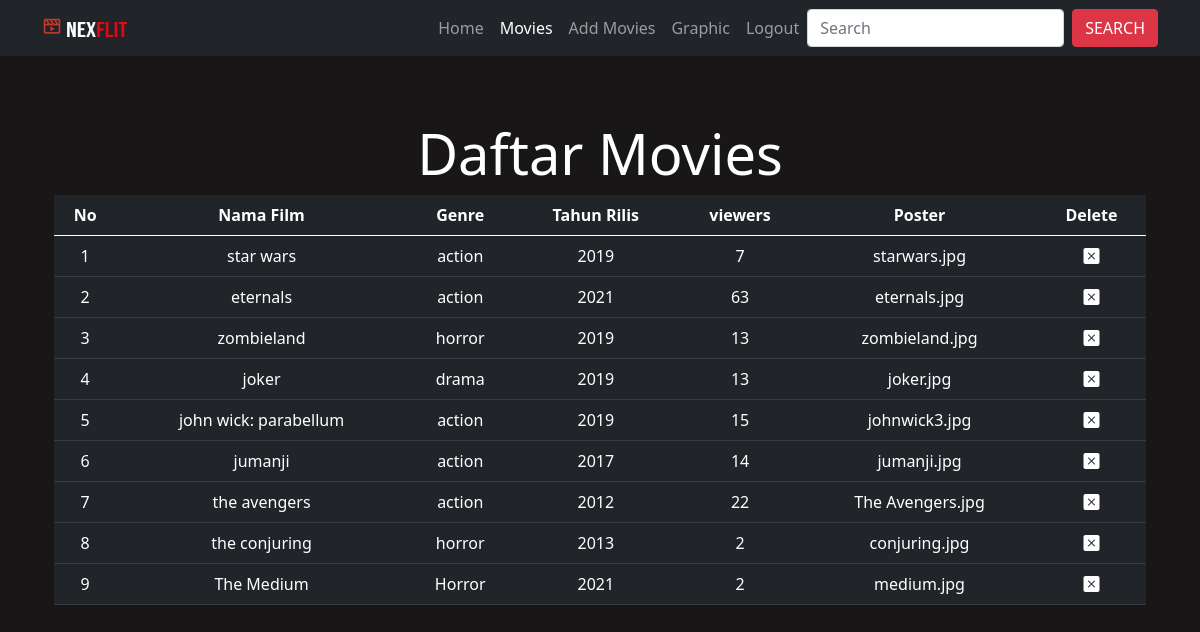
/movie-list.php (signed in), run on the app's committed database.
### tables this page shows
CREATE TABLE `movies` (
  `mid` int(10) NOT NULL,
  `name` varchar(30) NOT NULL,
  `genre` varchar(20) NOT NULL,
  `rdate` varchar(5) NOT NULL,
  `viewers` int(10) DEFAULT 1,
  `imgpath` varchar(50) NOT NULL,
  `videopath` varchar(50) NOT NULL
);

### movie-list.php (the view, shortened to what this page needs)
<!DOCTYPE html>
<html lang="en">
<head>
  <link rel="stylesheet" href="css/app.css" />
  <link href="https://cdn.jsdelivr.net/npm/bootstrap@5.0.2/dist/css/bootstrap.min.css" rel="stylesheet">
  <link rel="stylesheet" href="https://cdn.jsdelivr.net/npm/bootstrap-icons@1.7.2/font/bootstrap-icons.css">
  <link href="https://unpkg.com/boxicons@2.0.9/css/boxicons.min.css" rel="stylesheet" />
</head>
<body>
    <nav class="navbar navbar-expand-lg navbar-dark bg-dark fixed-top">
      <div class="container">
        <a class="navbar-brand" href="#">
          <i class="bx bx-movie-play bx-tada main-color"></i>
          <img src="img/NexFlit.png" alt="" width="60" height="15">
        </a>
        <div class="collapse navbar-collapse" id="navbarSupportedContent">
          <ul class="navbar-nav ms-auto mb-2 mb-lg-0">
            <li class="nav-item align-self-center">
                <a class="nav-link" href="index.php">Home</a>
              </li>
              <li class="nav-item align-self-center">
                <a class="nav-link active" aria-current="page" href="movie-list.php">Movies</a>
              </li>
              <li class="nav-item align-self-center">
                <a class="nav-link" href="admin.php">Add Movies</a>
              </li>
              <li class="nav-item align-self-center">
                <a class="nav-link" href="graphic.php">Graphic</a>
              </li>
              <li class="nav-item align-self-center">
                <?php if(isset($_SESSION['username'])){ ?>
                    <a class="nav-link" href="index.php?logout='1'"><span>Logout</span></a>
                      <?php } else if(isset($_GET['logout'])){
                      header("location: index.php"); ?>
                      <?php } else { ?>
                    <a class="nav-link" href="login_register/login.php"><span>Log In</span></a>
                <?php } ?>
              </li>
          </ul>
          <form action="search.php" method="POST" class="d-flex">
            <input class="form-control me-2" name="textoption" type="search" placeholder="Search" aria-label="Search">
            <button class="btn btn-danger" name="submit" type="submit" value="Search">Search</button>
          </form>
        </div>
      </div>
    </nav>
    <div class="container align-self-center mt-5 pt-2 text-light">
    <?php if(isset($_SESSION['username'])){ ?>
    <div class="container text-center mt-5 pt-3" style="margin-top: 20px">
      <div class="table-responsive">
        <h2 class="display-4 text-white">Daftar Movies</h2>
        <table class="table table-dark table-hover">
        <thead>
            <tr>
                <th>No</th>
                <th>Nama Film</th>
                <th>Genre</th>
                <th>Tahun Rilis</th>
                <th>viewers</th>
                <th>Poster</th>
                <th>Delete</th>
            </tr>
        </thead>
        <tbody>
        <?php
                include "koneksi.php";
                $sql = "SELECT * FROM movies";
                $kueri = mysqli_query($con, $sql);
                $no = 1;
                while($data = mysqli_fetch_array($kueri)){
            ?>
            <tr>
                <td><?php echo $no?></td>
                <td><?php
                echo $data['name'];?></td>
                <td><?php echo $data['genre'];?></td>
                <td><?php echo $data['rdate'];?></td>
                <td><?php echo $data['viewers'];?></td>
                <td><?php echo $data['imgpath'];?></td>
                <td>
                <a class="bi bi-x-square-fill text-white" href="delete.php?kode=<?php echo $data['name']?>"></a>
                </td>
            </tr>
            <?php
                $no++;}
            ?>
        </tbody>
        </table>
      </div>
    </div>
    <?php } else { ?>
        <p class="display-5 fw-bold text-center mt-5 mb-0">Only user that can access this page</p>
        <img src="img/logo.png" alt="logo NexFlit" class="mx-auto d-block mt-3" sizes="" srcset="">
        <p class="display-5 fw-bold text-center mt-3">Please Login first!</p>
      <?php } ?>
    </div>
</body>

### css/app.css (style rules this page uses)
:root { --main-color: #c0392b; --body-bg: #181616; --box-bg: #221f1f; --text-color: #fff; --nav-height: 60px; }
* { padding: 0; margin: 0; box-sizing: border-box; }
html { font-size: 16px; }
body { color: var(--text-color); background-color: var(--body-bg); }
a { text-decoration: none; }
img { max-width: 100%; }
.main-color { color: var(--main-color); }
.container { max-width: 1920px; padding: 0 40px; margin: auto; }
.btn { color: #fff; padding: 0.25rem 1.5rem; text-transform: uppercase; font-size: 1rem; font-weight: 700; display: inline-flex; position: relative; align-items: center; }

### movie-list.php (style rules this page uses)
body { background: #181616 !important; }

### data on the page
movies: name "star wars", genre "action", rdate "2019", viewers "7", imgpath "starwars.jpg"
movies: name "eternals", genre "action", rdate "2021", viewers "63", imgpath "eternals.jpg"
movies: name "zombieland", genre "horror", rdate "2019", viewers "13", imgpath "zombieland.jpg"
movies: name "joker", genre "drama", rdate "2019", viewers "13", imgpath "joker.jpg"
movies: name "john wick: parabellum", genre "action", rdate "2019", viewers "15", imgpath "johnwick3.jpg"
movies: name "jumanji", genre "action", rdate "2017", viewers "14", imgpath "jumanji.jpg"
movies: name "the avengers", genre "action", rdate "2012", viewers "22", imgpath "The Avengers.jpg"
movies: name "the conjuring", genre "horror", rdate "2013", viewers "2", imgpath "conjuring.jpg"
movies: name "The Medium", genre "Horror", rdate "2021", viewers "2", imgpath "medium.jpg"
